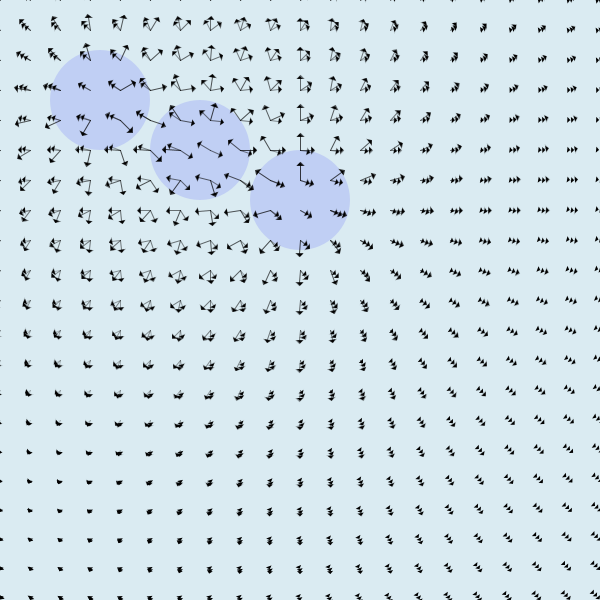
Frame 1 (no input)
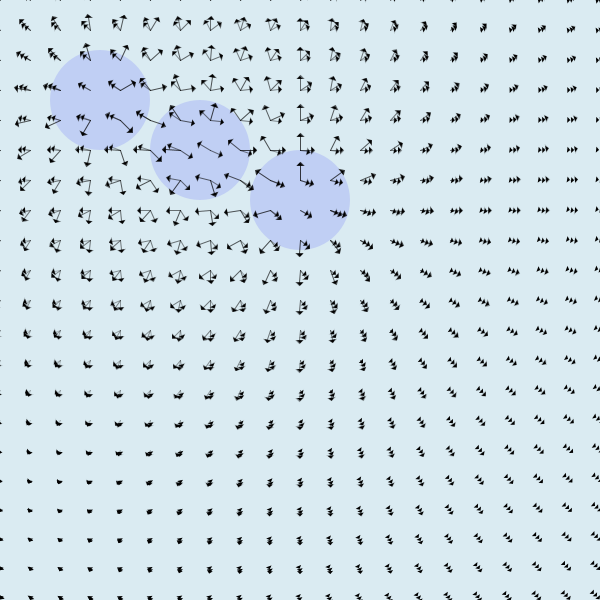
Frame 60 (the mouse pressed at the canvas centre just before this capture)
Frame 120 (the mouse held since frame 60 and released just before this capture): identical to frame 60, image omitted

The Processing sketch that drew these frames (run headless with seeded random() and noise(); from frame 60 on, the mouse is pressed at the canvas centre):

// Processing sketch: processing_82980
// ── processing_82980.pde

int numCharges = 3;//the number of charges
Electrons[] charge = new Electrons[numCharges];//Declare the 1D array called 'charge', the elements of which are objects of the class called 'Electrons'
int numVectorsX = 21;//20*30 that's number of vectors across by spacing between each is width and add 1 to the number of vectors in the x-direction
int numVectorsY = 21;//10*30 that's number of vectors down by spacing between each is height and add 1 to the number of vectors in the y-direction
int distance = 30;//spacing between vectors, same for x and y directions
Field[][] vectors = new Field[numVectorsX][numVectorsY];//Declare the 2D array called 'vectors', the elements of which are objects of the class called 'Field'
float targetX = 300, targetY = 150, pol, fieldStrength, minDiameter, maxDiameter;//the field initially points to a singularity at the coordinate (300,150). targetX and targetY is where the field points to. 'pol' is the polarity of the charge
float theta = 0;//angle between charge and each vector
int magnitude;//length or magnitude of a vector
int r, g, b;//red green blue variables for charge colour
float Fieldstrength;
void setup() {
  size(600, 600);
  smooth();
  noStroke();
  for (int k = 0; k < numCharges; k++) {//these loops populate the 2D array, each element of this array is an object and each object is a vector
    //x, y, r, g, b, transparency, count, initial diameter, minChargediameter, maxChargediameter... the fields
    charge[k] = new Electrons(100 + (100*k), 100 + (50*k), 0, 0, 255, 30, 1, 100, 20, 400); //Construct the object charge
  }
  float maxdist = 400;
  for (int i = 0; i < numVectorsX; i++) {//these loops populate the 2D array, each element of this array is an object and each object is a vector
    for (int j = 0; j < numVectorsY; j++) {
      // xField, yField, magnitude, theta, maxdist
      vectors[i][j] = new Field(i*distance, j*distance, magnitude, theta, maxdist);
    }
  }
}
void draw() {
  background(#DAEBF2);
  for (int k = 0; k < numCharges; k++) {//these loops populate the 2D array, each element of this array is an object and each object is a vector
    charge[k].move();
    charge[k].display();
  }
  for (int k = 0; k < numCharges; k++) {
    for (int i = 0; i < numVectorsX; i++) {
      for (int j = 0; j < numVectorsY; j++) {
        // xField, yField, l, theta
        vectors[i][j].plot();
        vectors[i][j].update(charge[k].x, charge[k].y, charge[k].diameter, charge[k].minChargediameter, charge[k].maxChargediameter);//puts the fields x, y etc. from the object 'charge' into the object 'vectors', there they are set equal to targetX, targetY, etc. which is where the field points to
        vectors[i][j].polarity(charge[k].r);//puts the field r from the object 'charge' into the object 'vectors', there it is set equal to 'pol'.
      }
    }
  }
}
void mouseReleased() {
  if (mouseButton == CENTER) {
    for (int k = 0; k < numCharges; k++) {//these loops populate the 2D array, each element of this array is an object and each object is a vector
      charge[k].released();
    }
  }
}

class Electrons {
  float x, y, r, g, b, transparency, diameter, minChargediameter, maxChargediameter;
  int count;
  //Constructor
  Electrons(float xpos, float ypos, float rpos, float gpos, float bpos, float trans, int countpos, float diameterpos, float minChargediameterpos, float maxChargediameterpos) {
    x = xpos;
    y = ypos;
    r = rpos;
    g = gpos;
    b = bpos;
    transparency = trans;
    count = countpos;
    diameter = diameterpos;
    minChargediameter = minChargediameterpos;
    maxChargediameter = maxChargediameterpos;
  }
  void move() {
    if (((dist(mouseX, mouseY, x, y))<(diameter/2))&&(mousePressed == true)) {//tests to see if mouse is on charge
      if (mouseButton == LEFT) {
        x = mouseX;
        y = mouseY;
      }
      else if (mouseButton == RIGHT) {//dragging mouse toward centre decreases size of charge
        if (((dist(mouseX, mouseY, x, y))-(dist(pmouseX, pmouseY, x, y)))>(0)) {
          if (diameter < maxChargediameter) {//prevents diameter getting too big, max diameter is 400
            diameter = diameter + 5; //increases size of diameter
            transparency += 0.5;
          }
        } //dragging mouse away from center increases size of charge
        else if (((dist(mouseX, mouseY, x, y))-(dist(pmouseX, pmouseY, x, y)))<(0)) {
          if (diameter > minChargediameter) {//prevents diameter getting too small and circle disappearing, min diameter is 20
            diameter = diameter - 5; // decreases size of diameter
            transparency -= 0.5;
          }
        }
      }
    }
  }
  void display() {
    fill(r, g, b, transparency);//fills the charge with colours red, green, blue
    ellipse(x, y, diameter, diameter);//draws the charge
  }
  void released() {
    if (((dist(mouseX, mouseY, x, y))<(diameter/2))) {//tests to see if mouse is on charge
      count = (count + 1) % 2;
      if (count == 1) {//sets colour to blue once
        r = 0;
        b = 255;
      }
      else if (count == 0) {//set colour red to blue
        r = 255;
        b = 0;
      }
    }
  }
}

class Field {
  float xField, yField, magnitude, theta, maxdist;
  //Constructor
  Field(float xFieldpos, float yFieldpos, float magnitudepos, float thetapos, float maxdistpos) {
    xField = xFieldpos;
    yField = yFieldpos;
    magnitude = magnitudepos;
    theta = thetapos;
    maxdist = maxdistpos;
  }
  void plot() {
    float theta = atan((targetY-yField)/(targetX-xField));
    if (targetX < xField) {//without this the vectors on the right of screen will point away from charge and vectors on right of screen toward it. All should point away or toward it
      theta += PI;
    }
    if (pol == 0) {//if 'pol' is 0 then r = 0 in charge.released and so charge is blue and positive
      theta += PI; //points the field away from the charge position for a positive charge
    }   
    float d = (sqrt(pow(targetY-yField, 2) + pow(targetX-xField, 2)));//should be 1/r^2 but not practical here
    float maxFieldstrength, minFieldstrength = 0;
    float newVectorlengthmin = 10, newVectorlengthmax = 35;
    float minDiameter = 20, maxDiameter = 400;
    maxFieldstrength = map(fieldStrength, minDiameter, maxDiameter, newVectorlengthmin, newVectorlengthmax);//maps the fieldStrength, which is the diameter of the charge, from the max and mix charge diameter to the max and min charger length
    if (d > maxFieldstrength) {
      float magnitude = map(d, 0, maxdist, maxFieldstrength, minFieldstrength);//the second last value is the maximum length of a vector. 2nd last value should a min and last a max value, inverting them puts longest vectors near charge
      float fieldTransparency = map(d, 0, maxdist, 205, -20);
      stroke(1, fieldTransparency);
      fill(0, 0, 0);
      pushMatrix();
      translate(xField, yField);
      rotate(theta);
      line(0, 0, magnitude, 0);
      beginShape();//this shape are the arrow heads of the vectors
      vertex(magnitude, -3);
      vertex(magnitude, 3);
      vertex(magnitude + 3, 0);
      endShape(CLOSE);
      popMatrix();
      noFill();
      noStroke();
    }
  }
  void update(float x, float y, float diameter, float minChargediameter, float maxChargediameter) {
    targetX = x;
    targetY = y;
    fieldStrength = diameter;
    minDiameter = minChargediameter;
    maxDiameter = maxChargediameter;
  }
  void polarity(float r) {
    pol = r;
  }
}
